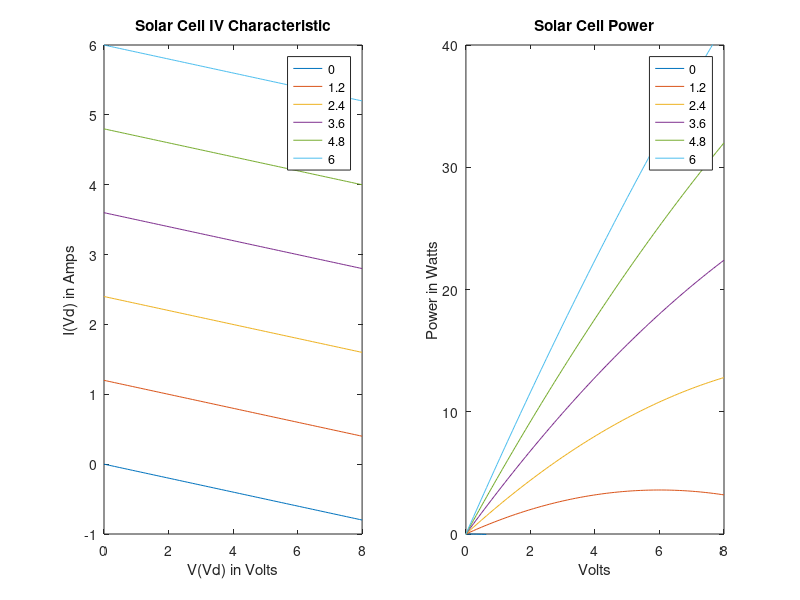

Recreate this plot in MATLAB.
clear
close all

Vd = linspace(0,8);
Rp = 10; Rs = .001; Io = 5e-11;
q = 1.6e-19;

%% A
I = @(Vd,Isc) Isc-Io*(exp(Vd./40)-1)-Vd./Rp;
V = @(Vd,Isc) Vd-I(Vd,Isc)*Rs;

subplot(1,2,1);
for Isc = linspace(0,6,6)
        plot(V(Vd,Isc),I(Vd,Isc));
    hold on;
end

xlabel("V(Vd) in Volts");
ylabel("I(Vd) in Amps");
title("Solar Cell IV Characteristic");
axis([0 8 -1 6])
legend("0","1.2","2.4","3.6","4.8","6")


%% B
subplot(1,2,2)
for Isc = linspace(0,6,6)
    plot(V(Vd,Isc),I(Vd,Isc).*V(Vd,Isc));
    hold on
end

xlabel("Volts");
ylabel("Power in Watts");
title("Solar Cell Power");
axis([0 8 0 40])
legend("0","1.2","2.4","3.6","4.8","6")

%% C
for Isc = linspace(0,6,6)
    A = max(I(Vd,Isc).*V(Vd,Isc))
end